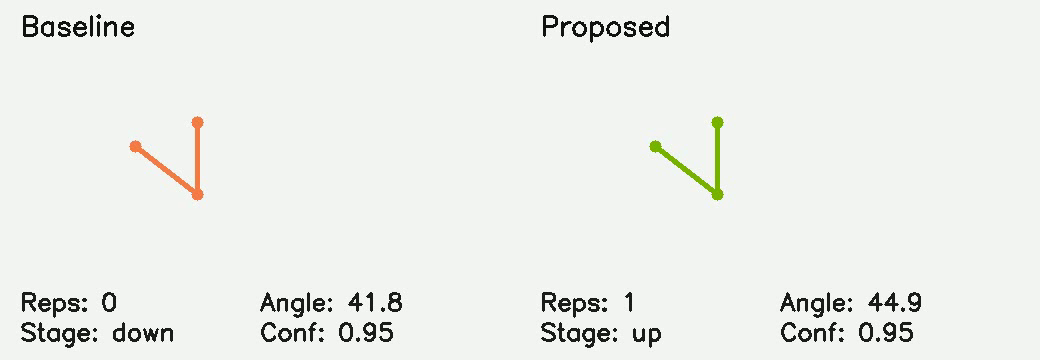
#> input picture frame 24 of demo/synthetic_bicep_curl.mp4, 1040 x 360 px
$ python generate_submission_assets.py
#> lines starting #> are read from the running program, lines starting #| are printed output that depends on the picture
from __future__ import annotations

from pathlib import Path
import textwrap

import cv2
from PIL import Image, ImageDraw, ImageFont


REPO_ROOT = Path(__file__).resolve().parents[1]
ASSET_DIR = REPO_ROOT / "report" / "assets"
DEMO_VIDEO = REPO_ROOT / "demo" / "synthetic_bicep_curl.mp4"
WORKFLOW_PATH = ASSET_DIR / "workflow.png"
DEMO_STRIP_PATH = ASSET_DIR / "demo_strip.png"


def _font(size: int, bold: bool = False):
    candidates = [
        "C:/Windows/Fonts/arialbd.ttf" if bold else "C:/Windows/Fonts/arial.ttf",
        "C:/Windows/Fonts/calibrib.ttf" if bold else "C:/Windows/Fonts/calibri.ttf",
    ]
    for candidate in candidates:
        path = Path(candidate)
        if path.exists():
            return ImageFont.truetype(str(path), size=size)
    return ImageFont.load_default()


def _wrap_text(draw: ImageDraw.ImageDraw, text: str, font, max_width: int) -> str:
    words = text.split()
    lines: list[str] = []
    current = ""

    for word in words:
        candidate = word if not current else f"{current} {word}"
        bbox = draw.textbbox((0, 0), candidate, font=font)
        if (bbox[2] - bbox[0]) <= max_width:
            current = candidate
        else:
            if current:
                lines.append(current)
            current = word

    if current:
        lines.append(current)

    return "\n".join(lines)


def build_workflow_image():
    ASSET_DIR.mkdir(parents=True, exist_ok=True)
    image = Image.new("RGB", (2300, 560), (250, 252, 255))
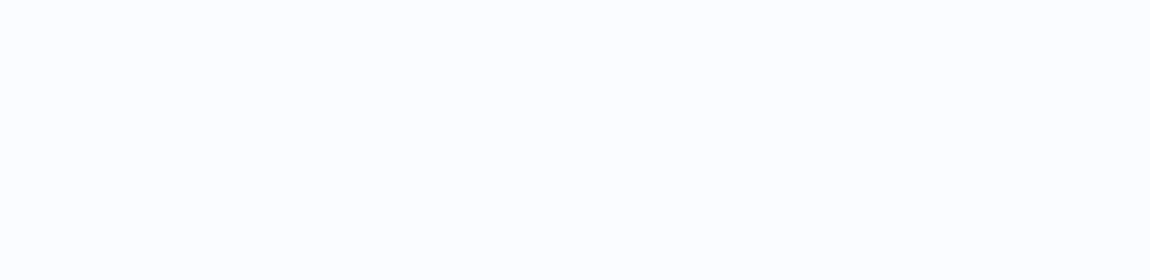
#> image: PIL image 2300x560 RGB (shown at 1/2 size); mean R, G, B 250, 252, 255
    draw = ImageDraw.Draw(image)

    title_font = _font(42, bold=True)
    body_font = _font(24, bold=True)
    small_font = _font(21)

    draw.text((55, 25), "System Workflow for Real-Time Exercise Motion Tracking", fill=(20, 20, 20), font=title_font)

    boxes = [
        ("Webcam Input", "Capture RGB frames from a live camera or recorded sequence."),
        ("Pose Estimation", "Infer 2D landmarks using MediaPipe Pose for the visible body joints."),
        ("Baseline / Proposed", "Convert landmarks to joint angles and temporal states for rep tracking."),
        ("Metrics", "Measure runtime, memory, repetition count error, and side-switch jitter."),
        ("Visualization", "Render overlay UI, side-by-side demo, plots, and report figures."),
    ]

    x = 45
    y = 140
    w = 395
    h = 300
    gap = 52
    for index, (heading, description) in enumerate(boxes):
        draw.rounded_rectangle((x, y, x + w, y + h), radius=28, outline=(37, 99, 235), width=4, fill=(230, 240, 255))
        draw.text((x + 24, y + 24), heading, fill=(27, 64, 147), font=body_font)

        wrapped = _wrap_text(draw, description, small_font, max_width=w - 48)
        draw.multiline_text((x + 24, y + 88), wrapped, fill=(40, 40, 40), font=small_font, spacing=10)

        if index < len(boxes) - 1:
            arrow_x = x + w + 12
            center_y = y + h // 2
            draw.line((arrow_x, center_y, arrow_x + gap - 22, center_y), fill=(37, 99, 235), width=8)
            draw.polygon(
                [
                    (arrow_x + gap - 22, center_y),
                    (arrow_x + gap - 52, center_y - 20),
                    (arrow_x + gap - 52, center_y + 20),
                ],
                fill=(37, 99, 235),
            )
        x += w + gap
#> after the loop, x = 2280

    image.save(WORKFLOW_PATH)
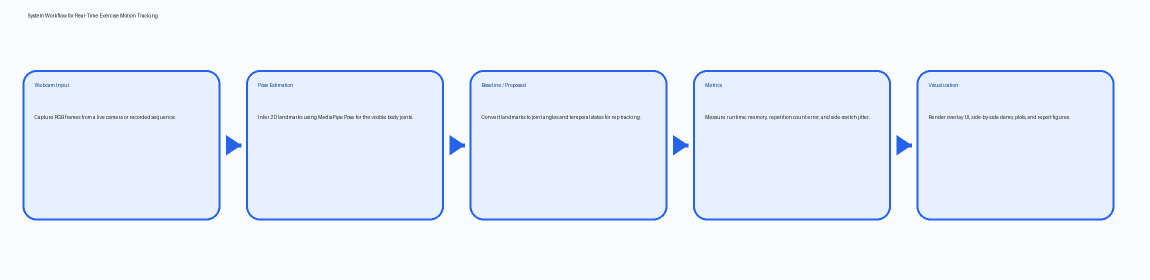
#> saved as workflow.png: PIL image 2300x560 RGB (shown at 1/2 size); mean R, G, B 235.6, 242.5, 253.8


def build_demo_strip():
    ASSET_DIR.mkdir(parents=True, exist_ok=True)
    capture = cv2.VideoCapture(str(DEMO_VIDEO))
    if not capture.isOpened():
        raise RuntimeError(f"Unable to open demo video: {DEMO_VIDEO}")

    frame_count = int(capture.get(cv2.CAP_PROP_FRAME_COUNT)) or 1
    sample_indices = [int(frame_count * ratio) for ratio in (0.10, 0.35, 0.60, 0.85)]
    frames = []

    for index in sample_indices:
        capture.set(cv2.CAP_PROP_POS_FRAMES, index)
        ok, frame = capture.read()
        if not ok:
            continue
        frame = cv2.cvtColor(frame, cv2.COLOR_BGR2RGB)
        pil_frame = Image.fromarray(frame).resize((440, 152))
        frames.append(pil_frame)
#> this loop made 4 passes
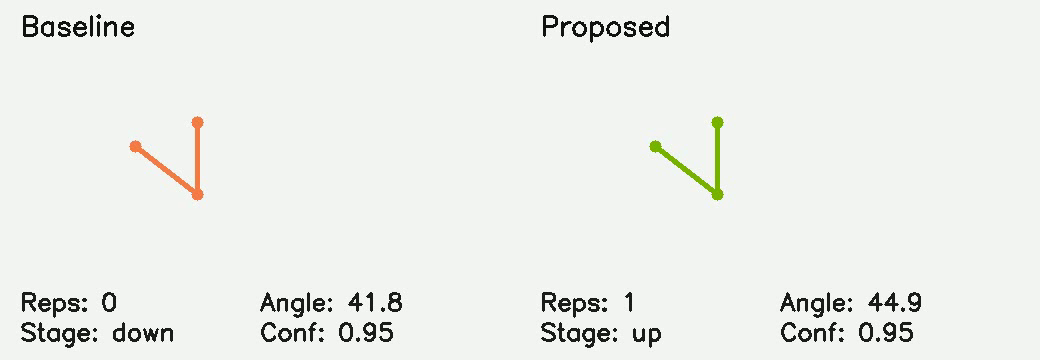
#> input picture frame 24 of demo/synthetic_bicep_curl.mp4, 1040 x 360 px
#> pass 1, in build_demo_strip, `pil_frame = Image.fromarray(frame).resize((440, 152))`:
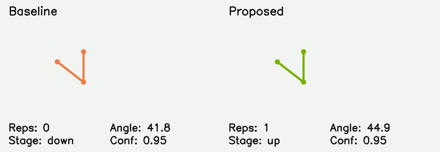
#> pil_frame: PIL image 440x152 RGB; mean R, G, B 236.6, 238.4, 234.9
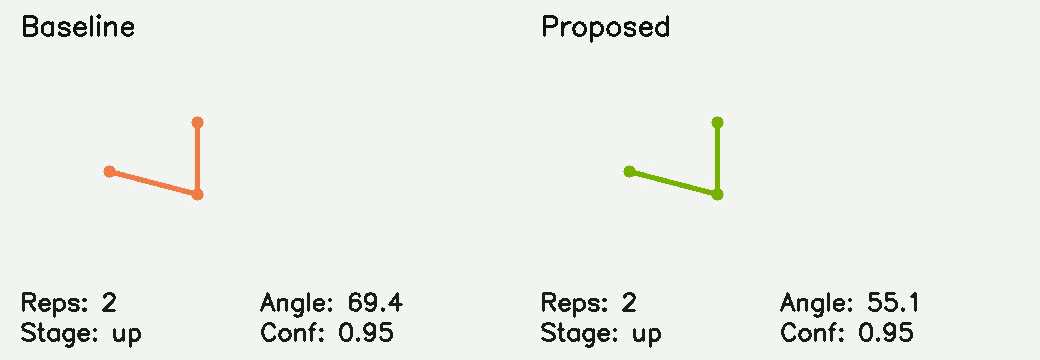
#> input picture frame 84 of demo/synthetic_bicep_curl.mp4, 1040 x 360 px
#> after the loop, frames = 4 items

    capture.release()

    if not frames:
        raise RuntimeError("No frames could be extracted from the demo video.")

    strip = Image.new("RGB", (frames[0].width * len(frames), frames[0].height + 42), (255, 255, 255))
#> strip: PIL image 1760x194 RGB; every value is 255
    draw = ImageDraw.Draw(strip)
    title_font = _font(24, bold=True)
    draw.text((20, 10), "Synthetic side-by-side demo frames (baseline vs proposed)", fill=(25, 25, 25), font=title_font)

    x = 0
    for frame in frames:
        strip.paste(frame, (x, 42))
        x += frame.width
#> this loop made 4 passes
#> x on passes 1 to 4: 440, 880, 1320, 1760
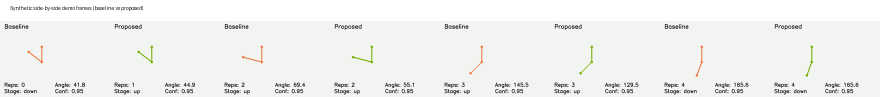
#> strip: PIL image 1760x194 RGB (shown at 1/2 size); mean R, G, B 240.1, 241.6, 238.8
#> after the loop, x = 1760

    strip.save(DEMO_STRIP_PATH)


def main():
    build_workflow_image()
    build_demo_strip()
    print(f"Wrote {WORKFLOW_PATH}")
    print(f"Wrote {DEMO_STRIP_PATH}")


if __name__ == "__main__":
    main()

$ run again, starting later in the video
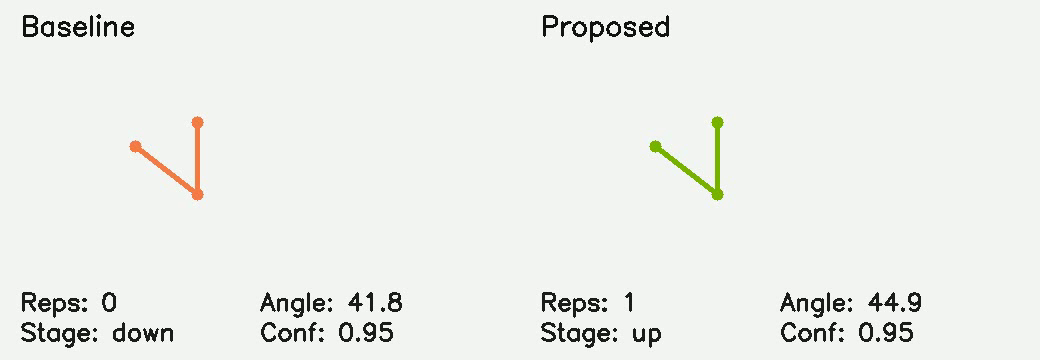
#> input picture frame 24 of demo/synthetic_bicep_curl.mp4, 1040 x 360 px
#> after the loop in build_workflow_image, `for index, (heading, description) in enumerate(boxes):`: x = 2280
#> the loop in build_demo_strip, `for index in sample_indices:` made 4 passes
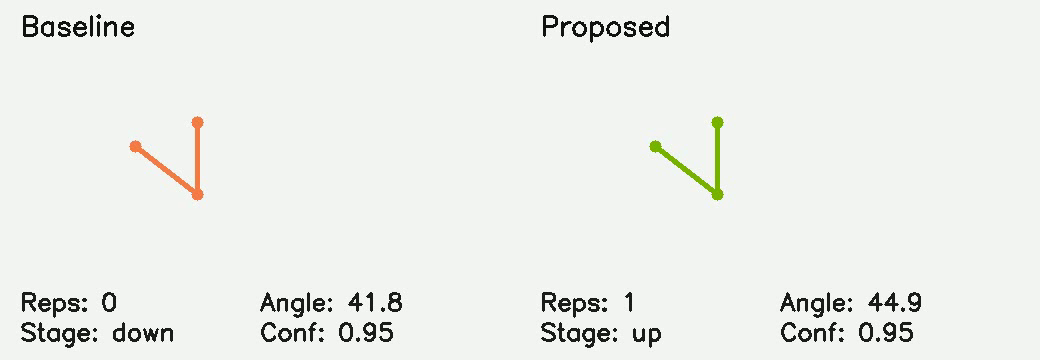
#> input picture frame 24 of demo/synthetic_bicep_curl.mp4, 1040 x 360 px
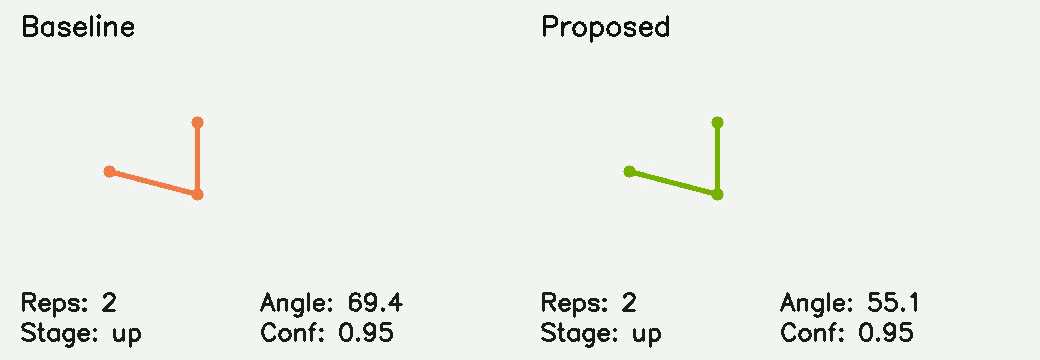
#> input picture frame 84 of demo/synthetic_bicep_curl.mp4, 1040 x 360 px
#> after the loop in build_demo_strip, `for index in sample_indices:`: frames = 4 items
#> the loop in build_demo_strip, `for frame in frames:` made 4 passes
#> x on passes 1 to 4: 440, 880, 1320, 1760
#> after the loop in build_demo_strip, `for frame in frames:`: x = 1760

$ run again, starting later in the video
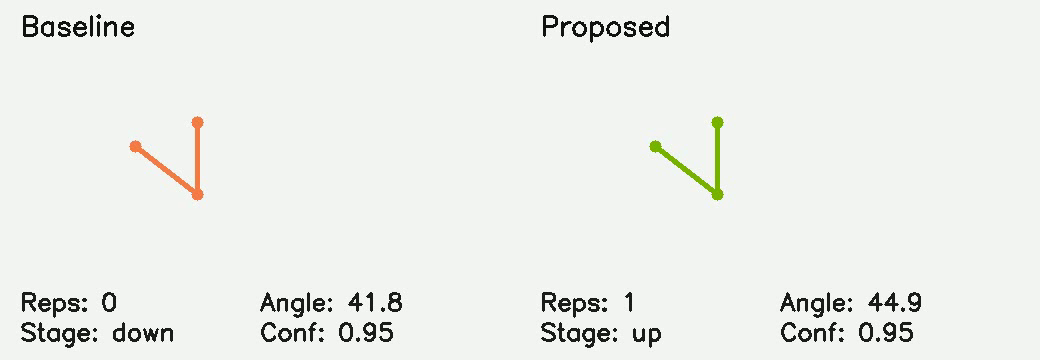
#> input picture frame 24 of demo/synthetic_bicep_curl.mp4, 1040 x 360 px
#> after the loop in build_workflow_image, `for index, (heading, description) in enumerate(boxes):`: x = 2280
#> the loop in build_demo_strip, `for index in sample_indices:` made 4 passes
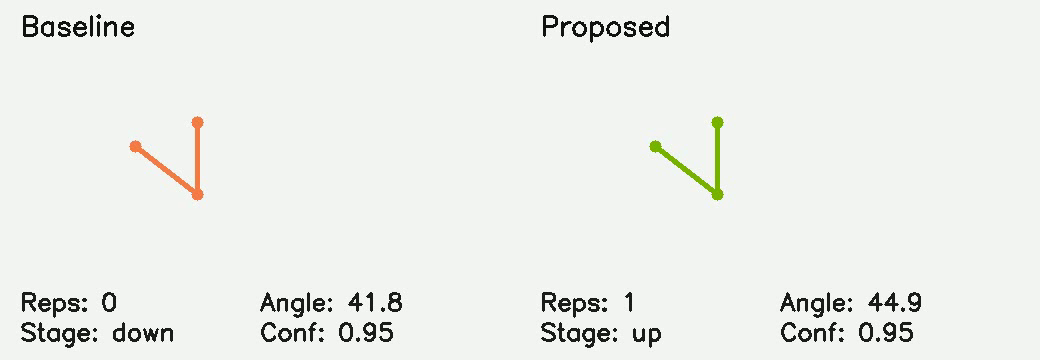
#> input picture frame 24 of demo/synthetic_bicep_curl.mp4, 1040 x 360 px
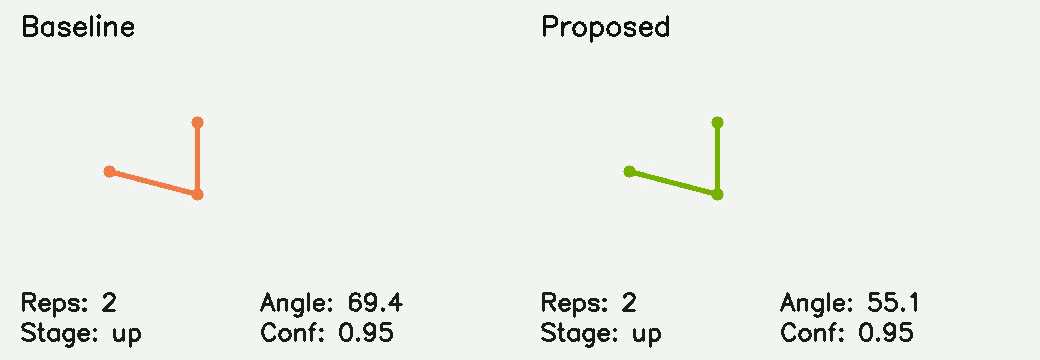
#> input picture frame 84 of demo/synthetic_bicep_curl.mp4, 1040 x 360 px
#> after the loop in build_demo_strip, `for index in sample_indices:`: frames = 4 items
#> the loop in build_demo_strip, `for frame in frames:` made 4 passes
#> x on passes 1 to 4: 440, 880, 1320, 1760
#> after the loop in build_demo_strip, `for frame in frames:`: x = 1760
